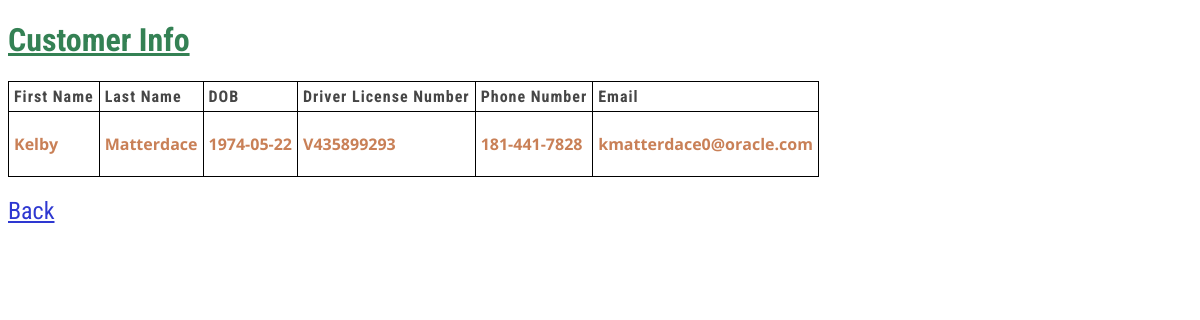
/customer.php?id=1, run on the app's committed database.
### tables this page shows
CREATE TABLE IF NOT EXISTS `customer` (
  `id` INT NOT NULL,
  `first_name` VARCHAR(45) NOT NULL,
  `last_name` VARCHAR(45) NOT NULL,
  `dob` DATE NOT NULL,
  `driver_license_number` VARCHAR(12) NOT NULL,
  `email` VARCHAR(255) NOT NULL,
  `phone` VARCHAR(12) NULL,
  PRIMARY KEY (`id`),
  UNIQUE INDEX `driver_license_number_UNIQUE` (`driver_license_number` ASC),
  UNIQUE INDEX `email_UNIQUE` (`email` ASC));

### customer.php (the view, shortened to what this page needs)
<?php
include ('includes/config.php');
if (isset($_GET['id']) && (int)$_GET['id'] > 0) {
  $sql = 'SELECT * FROM customer WHERE id = ' . $_GET['id'];
  $result = mysqli_query($conn, $sql);
  $customer = mysqli_fetch_row($result);
} else {
  global $error_message;
  $error_message = 'Id not valid, try again';
}
?>
<!DOCTYPE html>
<html lang="en">
<head>
  <link rel="stylesheet" href="assets/css/style.css">
</head>
<body>
  <header>
    <h1>Customer Info</h1>
  </header>
  <main>
  <table>
    <tr>
      <th>First Name</th>
      <th>Last Name</th>
      <th>DOB</th>
      <th>Driver License Number</th>
      <th>Phone Number</th>
      <th>Email</th>
    </tr>
    <tr>
      <td>
        <p><?php echo $customer[1]; ?></p>
      </td>
      <td>
      <p><?php echo $customer[2]; ?></p>
      </td>
      <td>
        <p><?php echo $customer[3]; ?></p>
      </td>
      <td>
        <p><?php echo $customer[4]; ?></p>
      </td>
      <td>
        <p><?php echo $customer[6]; ?></p>
      </td>
      <td>
        <p><?php echo $customer[5]; ?></p>
      </td>
    </tr>
  </table>
  <a href="index.php" class="btn">Back</a>
  </main>
</body>
</html>

### assets/css/style.css (style rules this page uses)
.title, header h1 { color:#348154; font-family: 'Roboto Condensed'; text-decoration: underline; }
.customer-info a, .customer-single, .error, th { color: #464646; font-family: 'Roboto Condensed', sans-serif; text-decoration: none; letter-spacing: 1px; }
p { color: #c98057; font-family: 'Open Sans', sans-serif; font-weight: bold; }
.btn { font-family: 'Roboto Condensed'; font-size: 1.5rem; color:#2e38d1; }
table, th, td { border: 1px solid black; border-collapse: collapse; }
table { margin-bottom: 20px; }
th, td { padding: 5px; }
th { text-align: left; }

### data on the page
customer: first_name "Kelby", last_name "Matterdace", dob "1974-05-22", driver_license_number "V435899293", phone "181-441-7828", email "kmatterdace0@oracle.com"
